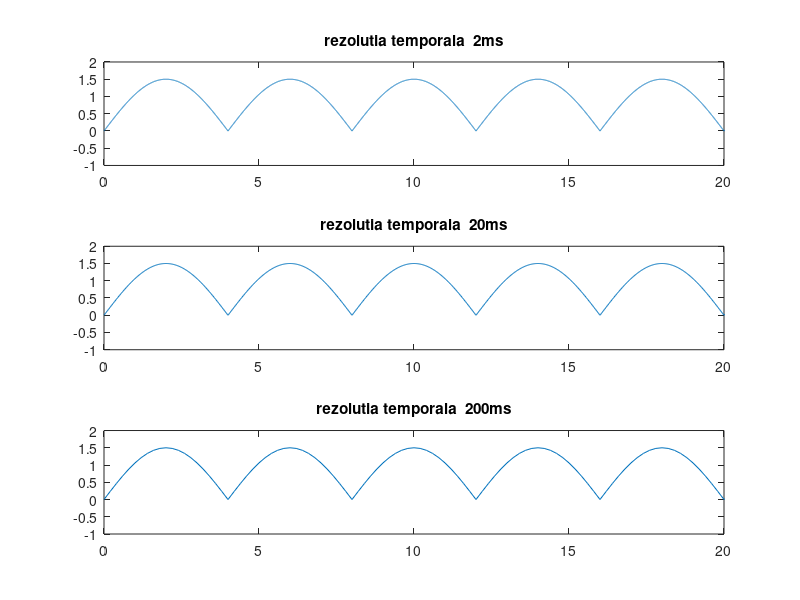

MATLAB code for this plot:
%rezolutia temporala 2ms
t=0:0.002:100;

x=abs(1.5*sin(1/4*pi*t));
subplot(3, 1, 1)
plot(t,x), title('rezolutia temporala  2ms')
axis ([0 20 -1 2])

%rezolutia temporala 20ms
t=0:0.02:100;

x=abs(1.5*sin(1/4*pi*t));
subplot(3, 1, 2)
plot(t,x), title('rezolutia temporala  20ms')
axis ([0 20 -1 2])

%rezolutia temporala 200ms
t=0:0.2:100;

x=abs(1.5*sin(1/4*pi*t));
subplot(3, 1, 3)
plot(t,x), title('rezolutia temporala  200ms')
axis ([0 20 -1 2])